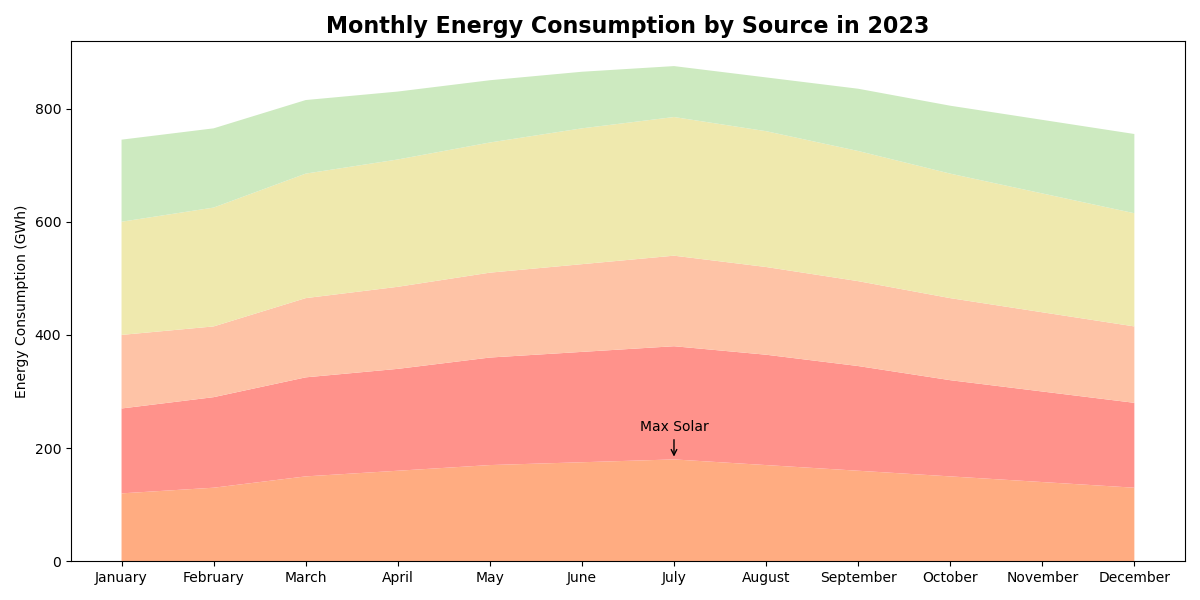

Reproduce this figure in Python.

import matplotlib.pyplot as plt
import numpy as np

# Data
months = ['January', 'February', 'March', 'April', 'May', 'June', 'July', 
          'August', 'September', 'October', 'November', 'December']
solar = np.array([120, 130, 150, 160, 170, 175, 180, 170, 160, 150, 140, 130])
wind = np.array([150, 160, 175, 180, 190, 195, 200, 195, 185, 170, 160, 150])
hydro = np.array([130, 125, 140, 145, 150, 155, 160, 155, 150, 145, 140, 135])
nuclear = np.array([200, 210, 220, 225, 230, 240, 245, 240, 230, 220, 210, 200])
coal = np.array([145, 140, 130, 120, 110, 100, 90, 95, 110, 120, 130, 140])

# Stacking the data
energy_sources = np.vstack([solar, wind, hydro, nuclear, coal])

# Plot
fig, ax = plt.subplots(figsize=(12, 6))  # Modified chart size
ax.stackplot(months, energy_sources, colors=['#ffac81', '#ff928b', '#fec3a6', '#efe9ae', '#cdeac0'])
ax.set_title('Monthly Energy Consumption by Source in 2023', fontsize=16, fontweight='bold')  # Changed title
ax.set_ylabel('Energy Consumption (GWh)')

# Adding annotation on the chart for the maximum solar energy consumption
max_solar_index = np.argmax(solar)
ax.annotate('Max Solar', xy=(max_solar_index, solar[max_solar_index]), xytext=(max_solar_index, solar[max_solar_index] + 50),
            arrowprops=dict(facecolor='black', arrowstyle='->'), ha='center')

plt.tight_layout()
plt.show()
